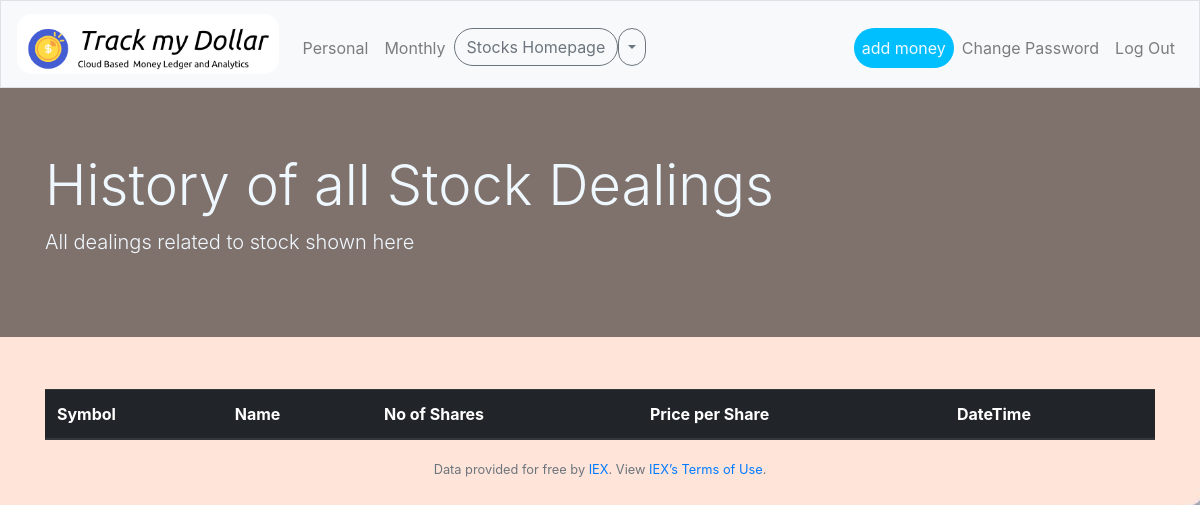
/stock/history (signed in), run on an earlier commit of the app's database.
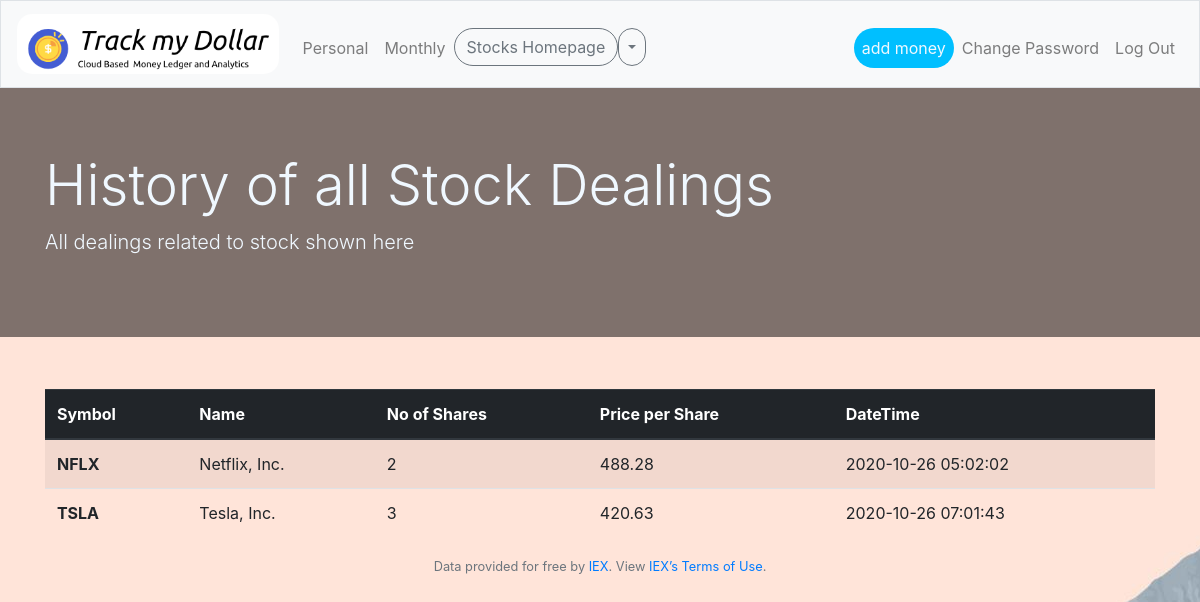
And on a later commit of the database.
### tables this page shows
CREATE TABLE "history" (
	"stock_name"	VARCHAR(30),
	"shares"	INTEGER,
	"price"	INTEGER,
	"time"	timestamp NOT NULL DEFAULT CURRENT_TIMESTAMP,
	"user_id"	INTEGER
, "symbol"	TEXT);

### app.py (the view)
@app.route("/stock/history")
@login_required
def history():
    """Show history of transactions"""
    transactions= db.execute("""
                                SELECT symbol,stock_name,shares,price,time
                                FROM history
                                WHERE user_id=:user_id;
    """, user_id=session["user_id"])
    revealing =[]
    for transaction in transactions:
            revealing.append({
            "symbol":  transaction["symbol"],
            "name": transaction["stock_name"],
            "shares": transaction["shares"],
            "price": transaction["price"],
            "time": transaction["time"]
        })
    return render_template("stockhistory.html",revealing=revealing)

### app.py (called while the page is built)
@app.after_request
def after_request(response):
    response.headers["Cache-Control"] = "no-cache, no-store, must-revalidate"
    response.headers["Expires"] = 0
    response.headers["Pragma"] = "no-cache"
    return response

### helpers.py (called while the page is built)
def login_required(f):
    @wraps(f)
    def decorated_function(*args, **kwargs):
        if session.get("user_id") is None:
            return redirect("/login")
        return f(*args, **kwargs)
    return decorated_function

### templates/stockhistory.html
{% extends "layout.html" %} {% block title %} Log In {% endblock %} {% block main %}
<div class="jumbotron jumbotron-fluid" style="background: rgba(0,0,0,0.5);color:aliceblue">
    <div class="container">
        <h1 class="display-4">History of all Stock Dealings</h1>
        <p class="lead">All dealings related to stock shown here</p>
    </div>
</div>
<main class="container">
    <table class="table table-striped  table-hover">
        <thead class="thead-dark">
            <tr>
                <th scope="col">Symbol</th>
                <th scope="col">Name</th>
                <th scope="col">No of Shares</th>
                <th scope="col">Price per Share</th>
                <th scope="col">DateTime</th>
            </tr>
        </thead>
        <tbody>
            {% for reveal in revealing: %}
            <tr>
                <th scope="row">{{reveal["symbol"].upper()}}</th>
                <td>{{reveal["name"]}}</td>
                <td>{{reveal["shares"]}}</td>
                <td>{{reveal["price"]}}</td>
                <td>{{reveal["time"]}}</td>
            </tr>
            {% endfor %}
        </tbody>
    </table>
</main>
<footer class="small text-center text-muted">
    Data provided for free by <a href="https://iextrading.com/developer">IEX</a>. View <a href="https://iextrading.com/api-exhibit-a/">IEX’s Terms of Use</a>.
</footer>
{% endblock %}

### templates/layout.html (shortened to what this page needs)
<!DOCTYPE html>
<html lang="en">
<head>
    <link href="https://maxcdn.bootstrapcdn.com/bootstrap/4.1.3/css/bootstrap.min.css" rel="stylesheet">
    <link href="/static/styles.css" rel="stylesheet">
</head>
<body>
    <nav class="navbar navbar-expand-md navbar-light bg-light border">
        <a class="navbar-brand" href="/logout"><img src="/static/Track my Dollar.png" height="60" style="border-radius:15px ;" alt="Track my Dollar"> </a>
        <div class="collapse navbar-collapse" id="navbar">
            {% if session.user_id %}
            <ul class="navbar-nav mr-auto mt-2">
                <li><a class="nav-link" href="/personal">Personal</a></li>
                <li><a class="nav-link" href="/education">Monthly</a></li>
                <li>
                    <div class="btn-group">
                        <a href="/stock"><button type="button" class="btn btn-outline-secondary" style="border-radius: 20px;">Stocks Homepage</button></a>
                        <button type="button" class="btn btn-outline-secondary dropdown-toggle dropdown-toggle-split" style="border-radius: 20px;" data-toggle="dropdown" aria-haspopup="true" aria-expanded="false">
                        </button>
                    </div>
                </li>
            </ul>
            <ul class="navbar-nav ml-auto mt-2">
                <li class="nav-item"><a class="nav-link" style=" color: aliceblue; background-color: deepskyblue; border-radius: 100px; width: fit-content; height: fit-content;" href="/add">add money</a></li>
                <li class="nav-item"><a class="nav-link" href="/change_password">Change Password</a></li>
                <li class="nav-item"><a class="nav-link" href="/logout">Log Out</a></li>
            </ul>
            {% else %}
            <ul class="navbar-nav ml-auto mt-2">
                <li class="nav-item"><a class="nav-link" href="/register">Register</a></li>
                <li class="nav-item"><a class="nav-link" href="/login">Log In</a></li>
            </ul>
            {% endif %}
        </div>
    </nav>
     {% block main %}{% endblock %}
</body>
</html>

### static/styles.css (style rules this page uses)
nav .navbar-brand { font-size: xx-large; }
.table { margin-top: 20px; margin-bottom: 20px; }
body { background-image: url("/static/background.jpg"); background-repeat: no-repeat; background-position: center; }
main { overflow-x: auto; }

What changed in the data, as far as the page shows it:
added history: symbol "NFLX", name "Netflix, Inc.", shares "2", price "488.28", time "2020-10-26 05:02:02"
added history: symbol "TSLA", name "Tesla, Inc.", shares "3", price "420.63", time "2020-10-26 07:01:43"
